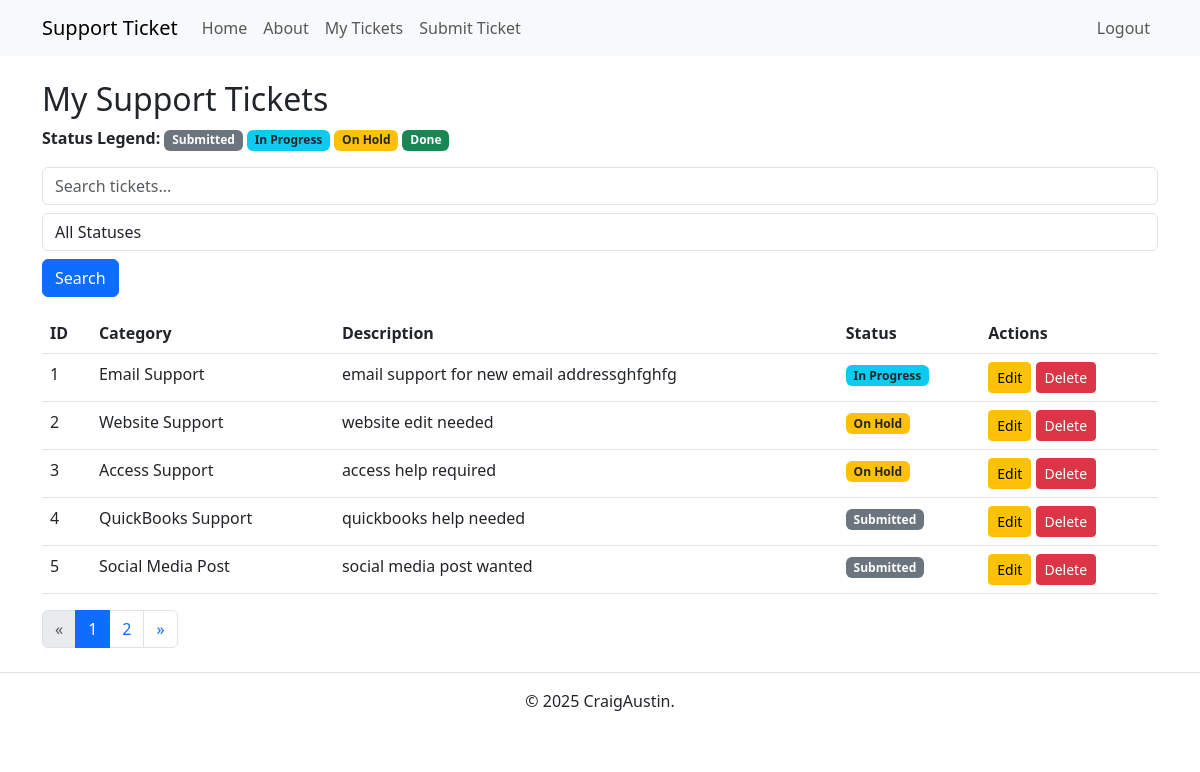
The app's page /tickets (signed in), older data.
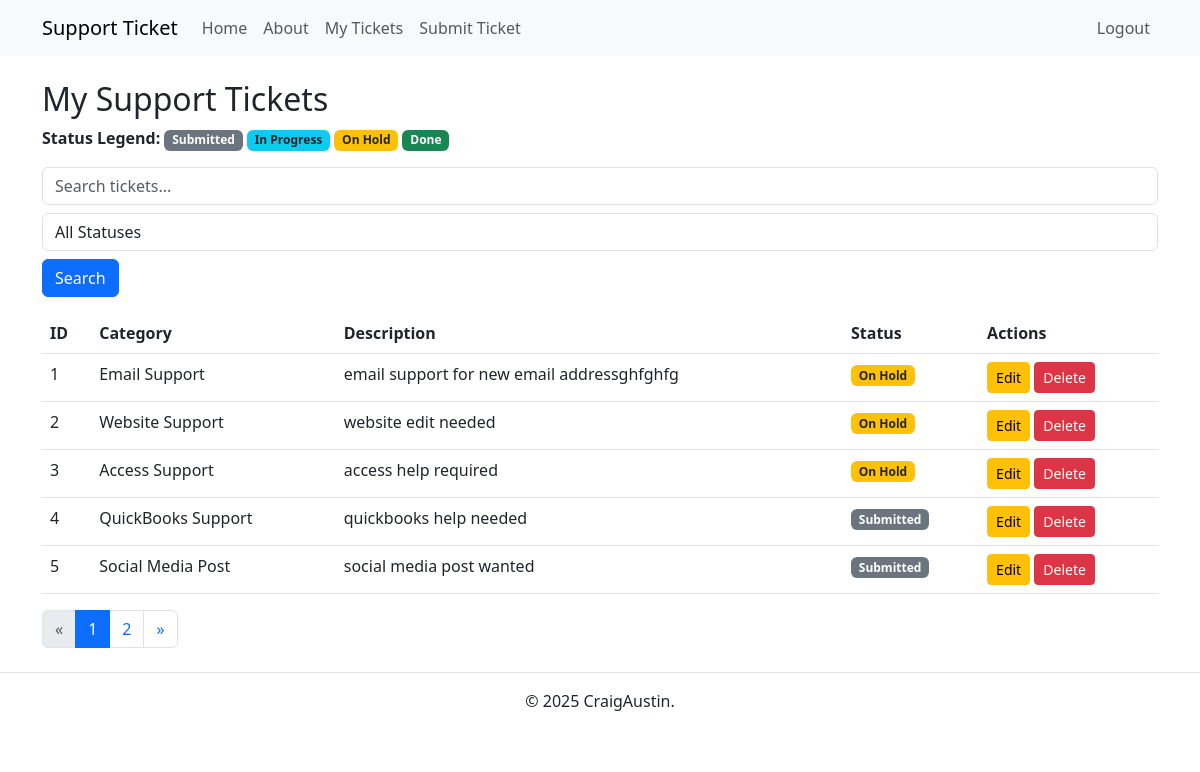
The same page, newer data.
### app.py (models this page shows)
class Ticket(db.Model):
    id = db.Column(db.Integer, primary_key=True)
    user_id = db.Column(db.Integer, db.ForeignKey('user.id'), nullable=False)
    category = db.Column(db.String(100), nullable=False)
    description = db.Column(db.Text, nullable=False)
    status = db.Column(db.String(20), default='Submitted')
    created_at = db.Column(db.DateTime, default=datetime.utcnow)
    user = db.relationship('User', backref=db.backref('tickets', lazy=True))

### app.py (the view)
@app.route('/tickets', methods=['GET'])
@login_required
def view_tickets():
    search_query = request.args.get('search', '')
    status_filter = request.args.get('status_filter', '')
    tickets_query = Ticket.query.filter_by(user_id=current_user.id)
    if search_query:
        tickets_query = tickets_query.filter(
            Ticket.category.ilike(f"%{search_query}%") |
            Ticket.description.ilike(f"%{search_query}%")
        )
    if status_filter:
        tickets_query = tickets_query.filter_by(status=status_filter)
    page, per_page, offset = get_page_args(page_parameter='page', per_page_parameter='per_page')
    per_page = 5
    total = tickets_query.count()
    tickets = tickets_query.offset(offset).limit(per_page).all()
    for ticket in tickets:
        ticket.logs = ActivityLog.query.filter_by(ticket_id=ticket.id).order_by(ActivityLog.timestamp.desc()).all()
    pagination = Pagination(page=page, per_page=per_page, total=total, css_framework='bootstrap4')
    return render_template('tickets.html', tickets=tickets, pagination=pagination)

### app.py (called while the page is built)
@login_manager.user_loader
def load_user(user_id):
    return User.query.get(int(user_id))

### templates/tickets.html (shortened to what this page needs)
{% extends 'base.html' %}
{% block content %}
<h2>My Support Tickets</h2>
<div class="mb-3">
    <strong>Status Legend:</strong>
    <span class="badge bg-secondary">Submitted</span>
    <span class="badge bg-info text-dark">In Progress</span>
    <span class="badge bg-warning text-dark">On Hold</span>
    <span class="badge bg-success">Done</span>
</div>
{% if tickets %}
<form method="GET" action="{{ url_for('view_tickets') }}" class="mb-3">
    <input type="text" name="search" placeholder="Search tickets..." class="form-control"
        value="{{ request.args.get('search', '') }}">
    <select name="status_filter" class="form-control mt-2">
        <option value="">All Statuses</option>
    </select>
    <button type="submit" class="btn btn-primary mt-2">Search</button>
</form>
<table class="table">
    <thead>
        <tr>
            <th>ID</th>
            <th>Category</th>
            <th>Description</th>
            <th>Status</th>
            <th>Actions</th>
        </tr>
    </thead>
    <tbody>
        {% for ticket in tickets %}
        <tr>
            <td>{{ ticket.id }}</td>
            <td>{{ ticket.category }}</td>
            <td>{{ ticket.description }}</td>
            <td>
                {% if ticket.status == "Submitted" %}
                <span class="badge bg-secondary">Submitted</span>
                {% elif ticket.status == "In Progress" %}
                <span class="badge bg-info text-dark">In Progress</span>
                {% elif ticket.status == "On Hold" %}
                <span class="badge bg-warning text-dark">On Hold</span>
                {% elif ticket.status == "Done" %}
                <span class="badge bg-success">Done</span>
                {% else %}
                <span class="badge bg-light text-dark">{{ ticket.status }}</span>
                {% endif %}
            </td>
            <td>
                {% if ticket.user_id == current_user.id %}
                {% if ticket.status != "Done" %}
                <a href="{{ url_for('edit_ticket', ticket_id=ticket.id) }}" class="btn btn-warning btn-sm">Edit</a>
                <form action="{{ url_for('delete_ticket', ticket_id=ticket.id) }}" method="POST" style="display:inline;"
                    onsubmit="return confirm('Are you sure you want to delete this ticket?');">
                    <button type="submit" class="btn btn-danger btn-sm">Delete</button>
                </form>
                {% else %}
                <span class="text-muted">Done</span>
                {% endif %}
                {% endif %}
            </td>
        </tr>
        {% endfor %}
    </tbody>
</table>
<div class="pagination-container">
    {{ pagination.links }}
</div>
{% else %}
<p>You have no submitted tickets.</p>
{% endif %}
{% endblock %}

### templates/base.html (shortened to what this page needs)
<!DOCTYPE html>
<html lang="en">
<head>
    <link rel="stylesheet" href="{{ url_for('static', filename='styles.css') }}">
    <link href="https://cdn.jsdelivr.net/npm/bootstrap@5.3.0/dist/css/bootstrap.min.css" rel="stylesheet">
</head>
<body>
    <nav class="navbar navbar-expand-lg navbar-light bg-light">
        <div class="container">
            <a class="navbar-brand" href="{{ url_for('index') }}">Support Ticket</a>
            <div class="collapse navbar-collapse" id="navbarNav">
                <ul class="navbar-nav me-auto">
                    <li class="nav-item">
                        <a class="nav-link" href="{{ url_for('index') }}">Home</a>
                    </li>
                    <li class="nav-item">
                        <a class="nav-link" href="{{ url_for('about') }}">About</a>
                    </li>
                    {% if current_user.is_authenticated %}
                    <li class="nav-item">
                        <a class="nav-link" href="{{ url_for('view_tickets') }}">My Tickets</a>
                    </li>
                    <li class="nav-item">
                        <a class="nav-link" href="{{ url_for('submit_ticket') }}">Submit Ticket</a>
                    </li>
                    {% endif %}
                </ul>
                <ul class="navbar-nav ms-auto">
                    {% if current_user.is_authenticated %}
                    <li class="nav-item">
                        <a class="nav-link" href="{{ url_for('logout') }}">Logout</a>
                    </li>
                    {% endif %}
                </ul>
            </div>
        </div>
    </nav>
    <div class="container mt-4">
        {% block content %}{% endblock %}
    </div>
    <footer class="text-center mt-4 py-3 border-top">
        <p>&copy; 2025 CraigAustin.</p>
    </footer>
</body>
</html>

### static/styles.css (style rules this page uses)
*, *::before, *::after { box-sizing: border-box; }
* { margin: 0; }
body { line-height: 1.5; -webkit-font-smoothing: antialiased; }
input, button, textarea, select { font: inherit; }
p, h1, h2, h3, h4, h5, h6 { overflow-wrap: break-word; }
p { text-wrap: pretty; }
h1, h2, h3, h4, h5, h6 { text-wrap: balance; }

Row changes from the older to the newer data that the page shows:
changed Ticket "Email Support": status "In Progress" → "On Hold"
